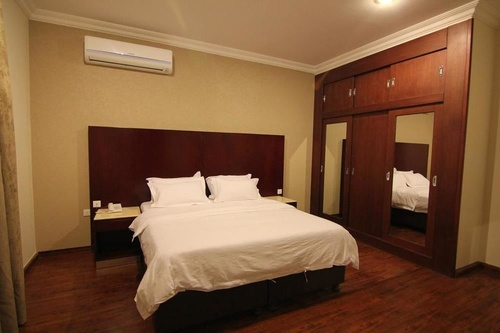
#> input picture data/images/blur/28c8fd04_z.jpg, 500 x 333 px, shrunk from 1000 x 666 before the run; its folder holds only this picture in this run
$ python detect_text.py --images ../data/images/blur   (Python 2 division)   (older library calls are emulated)
#> lines starting #> are read from the running program, lines starting #| are printed output that depends on the picture; after the words box and inside, x2 and y2 are one past the last pixel; in counts of white or black regions, pixels touching at a corner belong together
# import the necessary packages
from imutils import paths
import argparse
import cv2
from PIL import Image
import pytesseract

def captch_ex(file_name):
#> called with file_name = '../data/images/blur/28c8fd04_z.jpg'
    img = cv2.imread(file_name)
#> img is the input picture: shape (333, 500, 3); mean B, G, R 60, 90.5, 128.1

    img_final = cv2.imread(file_name)
    img2gray = cv2.cvtColor(img, cv2.COLOR_BGR2GRAY)
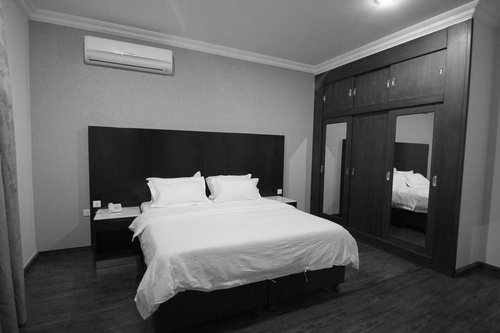
#> img2gray: shape (333, 500); min 2, max 254, mean 98.3
    ret, mask = cv2.threshold(img2gray, 180, 255, cv2.THRESH_BINARY)
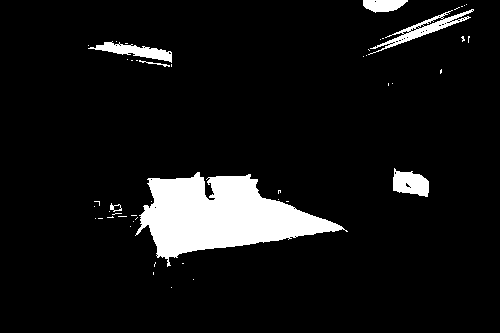
#> mask: shape (333, 500); 7.9% white; 49 white regions (42 under 20 px), largest, box (x1, y1, x2, y2) and area: (135, 172, 348, 267) 10118, (368, 9, 474, 55) 903, (88, 41, 172, 63) 721
    image_final = cv2.bitwise_and(img2gray, img2gray, mask=mask)
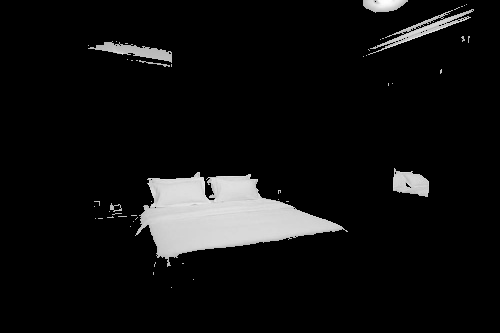
#> image_final: shape (333, 500); min 0, max 254, mean 16.4
    ret, new_img = cv2.threshold(image_final, 180, 255, cv2.THRESH_BINARY)  # for black text , cv.THRESH_BINARY_INV
    '''
            line  8 to 12  : Remove noisy portion
    '''
    kernel = cv2.getStructuringElement(cv2.MORPH_CROSS, (3,
                                                         3))  # to manipulate the orientation of dilution , large x means horizonatally dilating  more, large y means vertically dilating more
    dilated = cv2.dilate(new_img, kernel, iterations=9)  # dilate , more the iteration more the dilation
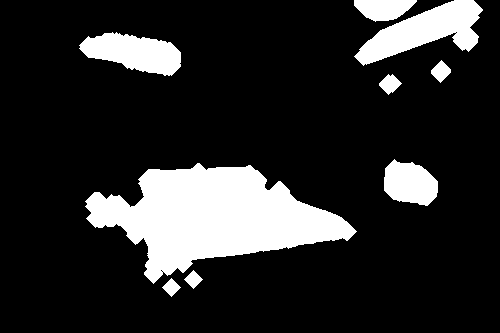
#> dilated: shape (333, 500); 16.5% white; 9 white regions

    # for cv2.x.x
    #contours, hierarchy = cv2.findContours(dilated, cv2.RETR_EXTERNAL, cv2.CHAIN_APPROX_NONE)  # get contours

    # for cv3.x.x comment above line and uncomment line below
    image, contours, hierarchy = cv2.findContours(dilated,cv2.RETR_EXTERNAL,cv2.CHAIN_APPROX_NONE)
#> contours = 9 contours; largest, box (x1, y1, x2, y2) and area: (85, 163, 357, 284) 16662, (354, 0, 483, 66) 3820, (79, 32, 181, 76) 2736, (384, 159, 438, 206) 1784, (354, 0, 417, 22) 911

    text = "Detected text: "
    total_text = []
    for contour in contours:
        # get rectangle bounding contour
        [x, y, w, h] = cv2.boundingRect(contour)

        # Don't plot small false positives that aren't text
        if w < 35 and h < 35:
            continue

        # draw rectangle around contour on original image
        cv2.rectangle(img, (x, y), (x + w, y + h), (255, 0, 255), 2)

        # you can crop image and send to OCR  , false detected will return no text :)
        cropped = img_final[y :y +  h , x : x + w]
        detected_text = pytesseract.image_to_string(Image.fromarray(cropped))

        if len(detected_text) > 0:
            total_text.append(detected_text)
#> this loop made 3 passes
#> (x, y, w, h) on passes 1 to 3: (162, 278, 19, 19), (184, 270, 19, 19), (85, 163, 272, 121)
#> pass 3, in captch_ex, `cropped = img_final[y :y +  h , x : x + w]`:
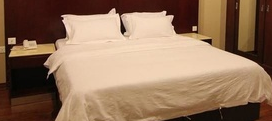
#> cropped: shape (121, 272, 3); mean B, G, R 91.1, 115.2, 145.8
#> after the loop:
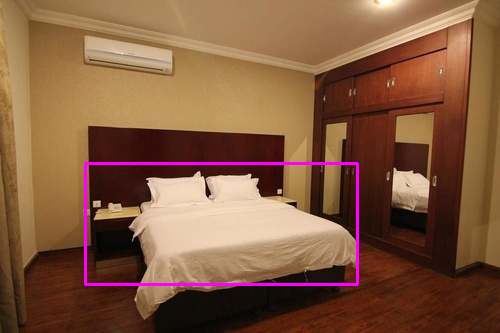
#> img: shape (333, 500, 3); 1.41% of pixels changed, all inside (x1, y1, x2, y2) = (84, 162, 359, 286)
#> after the loop, total_text = []

   	# write original image with added contours to disk
    if len(total_text) >= 1:
        print total_text
        cv2.putText(img, "{}: {}".format(text, total_text), (10, 30), cv2.FONT_HERSHEY_SIMPLEX, 0.8, (0, 0, 255), 3)
        cv2.imshow('captcha_result', img)
        cv2.waitKey()

# construct the argument parse and parse the arguments
ap = argparse.ArgumentParser()
ap.add_argument("-i", "--images", required=True,
	help="path to input directory of images")
ap.add_argument("-t", "--threshold", type=float, default=100.0,
	help="focus measures that fall below this value will be considered 'blurry'")
args = vars(ap.parse_args())

# loop over the input images
for imagePath in paths.list_images(args["images"]):
	captch_ex(imagePath)
#> (the call stopped at in captch_ex, `detected_text = pytesseract.image_to_string(Image.fromarray(cropped))`: pytesseract is not available in this run)

$ run again, on data/images/bw/9ad76e53_w.jpg
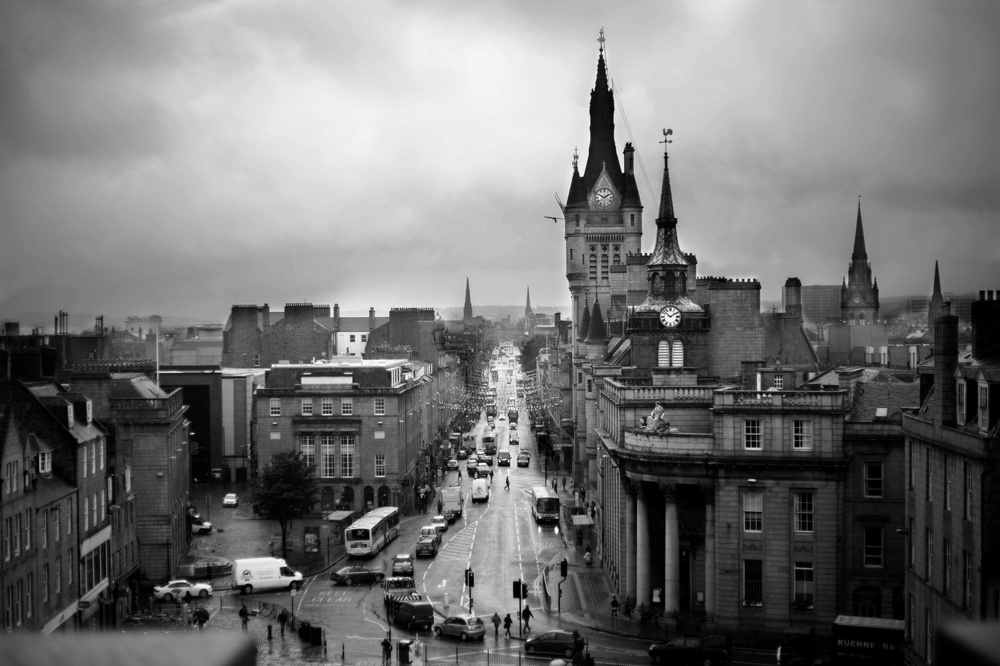
#> input picture data/images/bw/9ad76e53_w.jpg, 1000 x 666 px, shrunk from 2000 x 1333 before the run
#> in captch_ex, img is the input picture: shape (666, 1000, 3); mean B, G, R 115, 115, 115
#> in captch_ex, `ret, mask = cv2.threshold(img2gray, 180, 255, cv2.THRESH_BINARY)`:
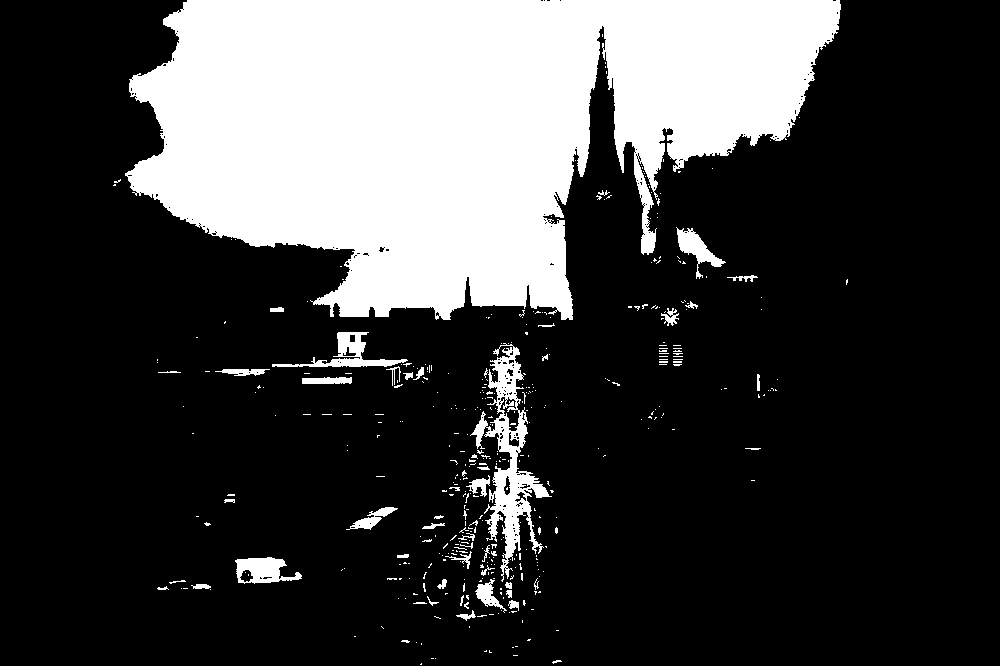
#> mask: shape (666, 1000); 24.6% white; 423 white regions (375 under 20 px), largest, box (x1, y1, x2, y2) and area: (125, 0, 841, 320) 150530, (470, 343, 552, 582) 5187, (272, 332, 408, 367) 1271
#> dilated: shape (666, 1000); 35.5% white; 39 white regions
#> contours = 39 contours; largest, box (x1, y1, x2, y2) and area: (104, 0, 850, 402) 180394, (378, 333, 571, 637) 30560, (619, 291, 707, 375) 3256, (226, 548, 311, 593) 2815, (337, 498, 407, 539) 1484
#> the loop in captch_ex, `for contour in contours:` made 3 passes
#> (x, y, w, h) on passes 1 to 3: (543, 651, 28, 15), (475, 641, 26, 21), (392, 631, 53, 35)
#> after the loop in captch_ex, `for contour in contours:`:
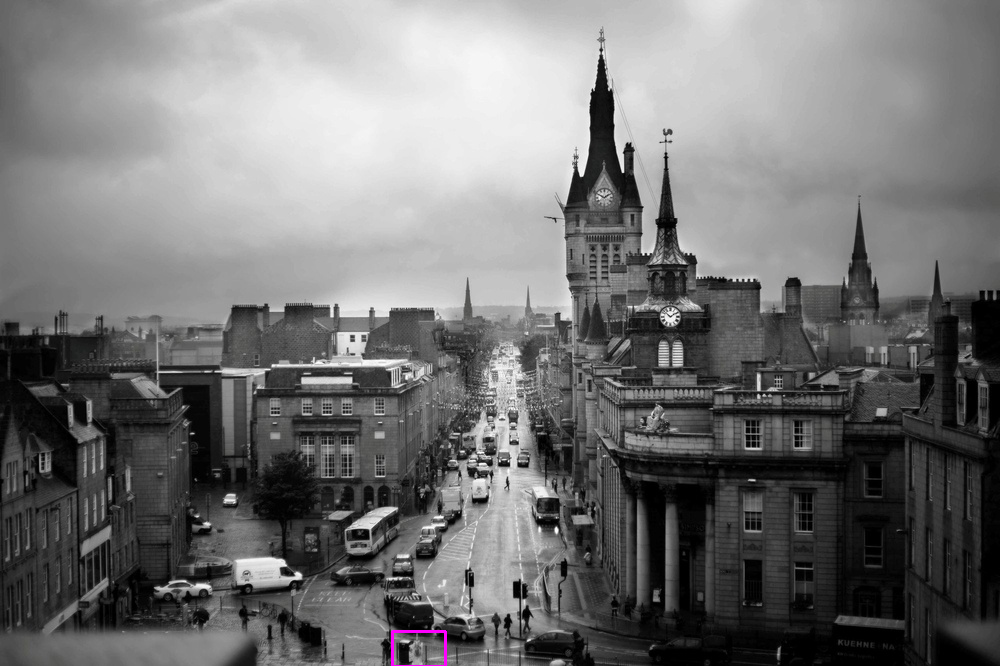
#> img: shape (666, 1000, 3); 0.06% of pixels changed, all inside (x1, y1, x2, y2) = (391, 630, 447, 666)
#> after the loop in captch_ex, `for contour in contours:`: total_text = []

$ run again, on data/images/crop/079584cb_w.jpg
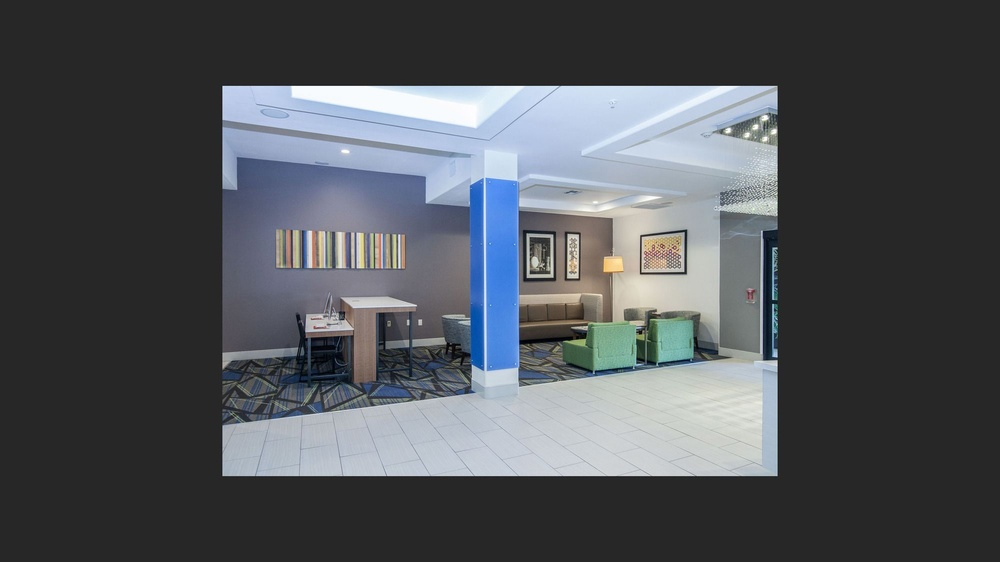
#> input picture data/images/crop/079584cb_w.jpg, 1000 x 562 px, shrunk from 2000 x 1125 before the run
#> in captch_ex, img is the input picture: shape (562, 1000, 3); mean B, G, R 88.4, 84, 80.5
#> in captch_ex, `ret, mask = cv2.threshold(img2gray, 180, 255, cv2.THRESH_BINARY)`:
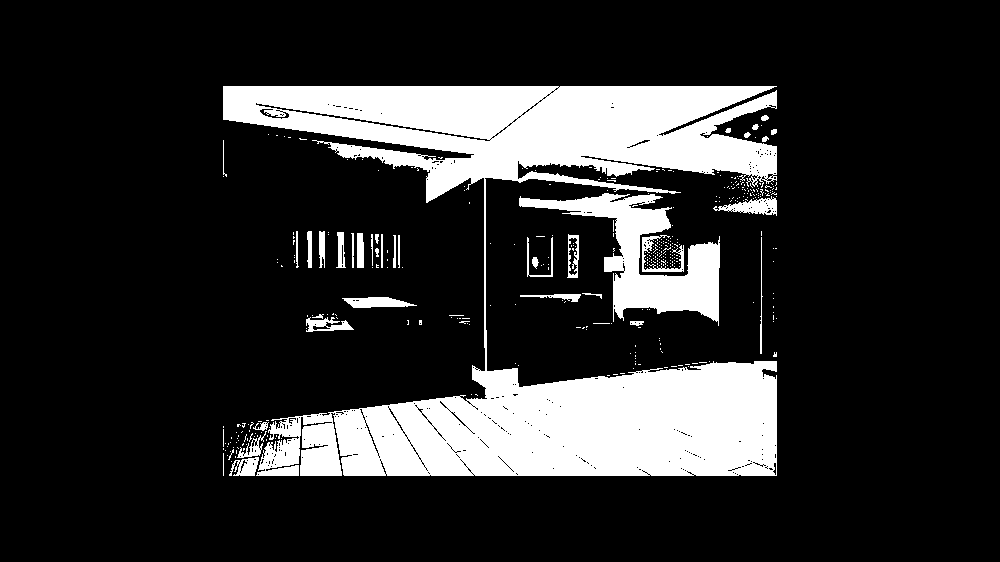
#> mask: shape (562, 1000); 17.7% white; 397 white regions (360 under 20 px), largest, box (x1, y1, x2, y2) and area: (223, 86, 777, 476) 84536, (519, 193, 720, 326) 8957, (713, 196, 777, 216) 622
#> dilated: shape (562, 1000); 29.3% white; 4 white regions
#> contours = 4 contours; box (x1, y1, x2, y2) and area: (214, 77, 786, 485) 169687, (268, 222, 412, 277) 6260, (297, 288, 431, 341) 4175, (214, 131, 236, 186) 844
#> the loop in captch_ex, `for contour in contours:` made 1 pass
#> (x, y, w, h) on pass 1: (297, 288, 134, 53)
#> after the loop in captch_ex, `for contour in contours:`:
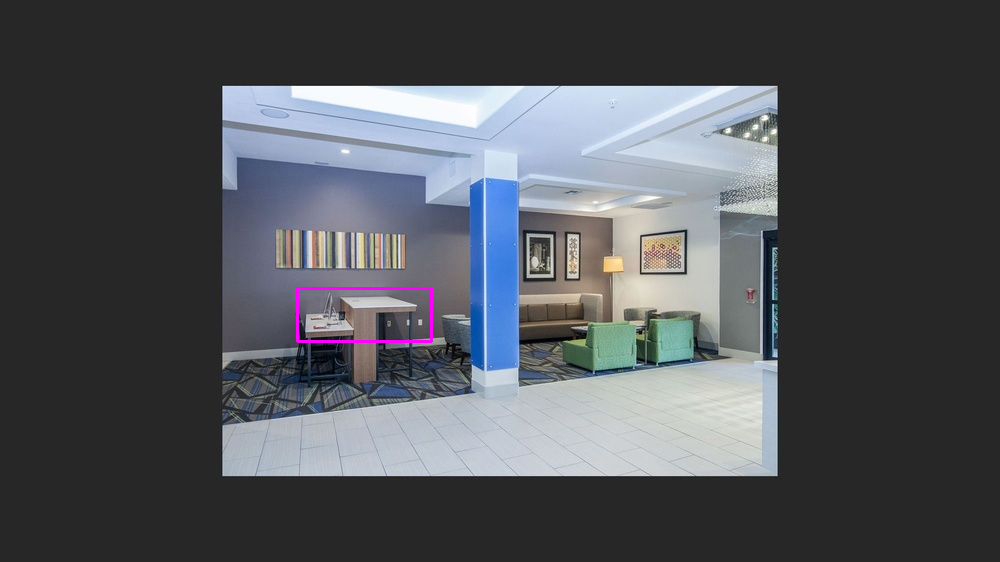
#> img: shape (562, 1000, 3); 0.2% of pixels changed, all inside (x1, y1, x2, y2) = (296, 287, 433, 343)
#> after the loop in captch_ex, `for contour in contours:`: total_text = []

$ run again, on data/images/blur/9383921_78.jpg
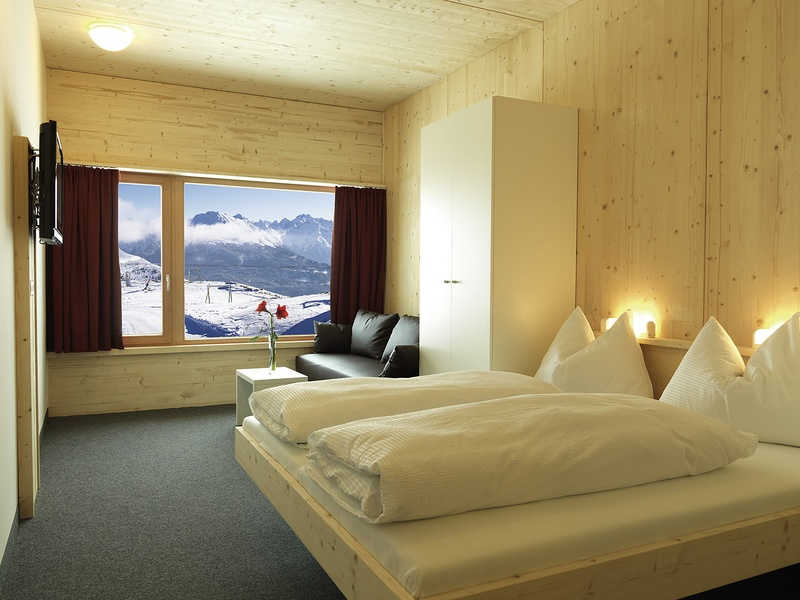
#> input picture data/images/blur/9383921_78.jpg, 800 x 600 px, shrunk from 1600 x 1200 before the run
#> in captch_ex, img is the input picture: shape (600, 800, 3); mean B, G, R 102.7, 141.3, 156.3
#> in captch_ex, `ret, mask = cv2.threshold(img2gray, 180, 255, cv2.THRESH_BINARY)`:
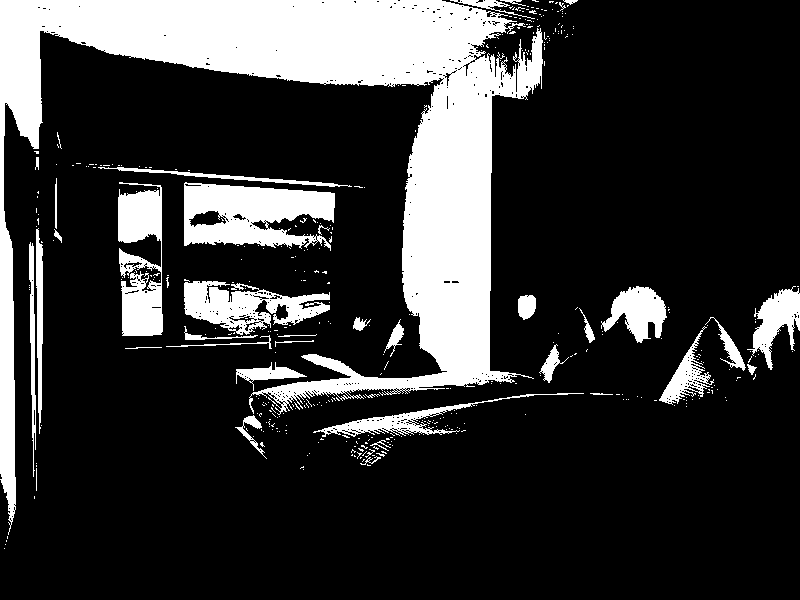
#> mask: shape (600, 800); 20.8% white; 415 white regions (375 under 20 px), largest, box (x1, y1, x2, y2) and area: (0, 0, 543, 535) 69114, (184, 182, 335, 251) 6939, (118, 182, 163, 336) 4804
#> dilated: shape (600, 800); 38% white; 3 white regions
#> contours = 2 contours; box (x1, y1, x2, y2) and area: (0, 0, 800, 558) 224752, (509, 286, 545, 329) 1066
#> the loop in captch_ex, `for contour in contours:` made 1 pass
#> (x, y, w, h) on pass 1: (509, 286, 36, 43)
#> after the loop in captch_ex, `for contour in contours:`:
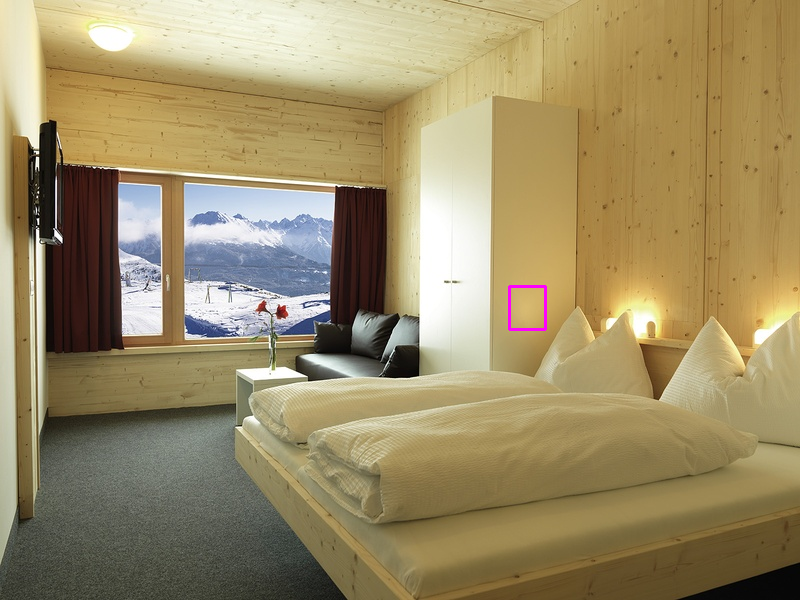
#> img: shape (600, 800, 3); 0.1% of pixels changed, all inside (x1, y1, x2, y2) = (508, 285, 547, 331)
#> after the loop in captch_ex, `for contour in contours:`: total_text = []
